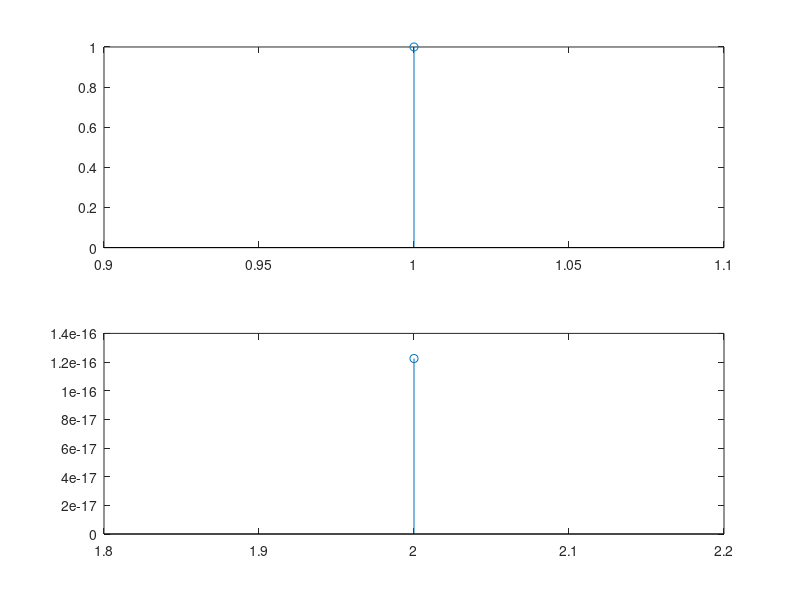

Recreate this plot in MATLAB. (Note: this script raises an error after producing the figure.)
clc; clear;
x1=[1];
x2=[2];
y1=sin((pi/2)*x1);
y2=sin((pi/2)*x2);
subplot(2,1,1);
stem(x1,y1);
subplot(2,1,2);
stem(x2,y2);


n=[-5:9];
y_n=u(n)+u(n+1);
stem(n,y_n);
